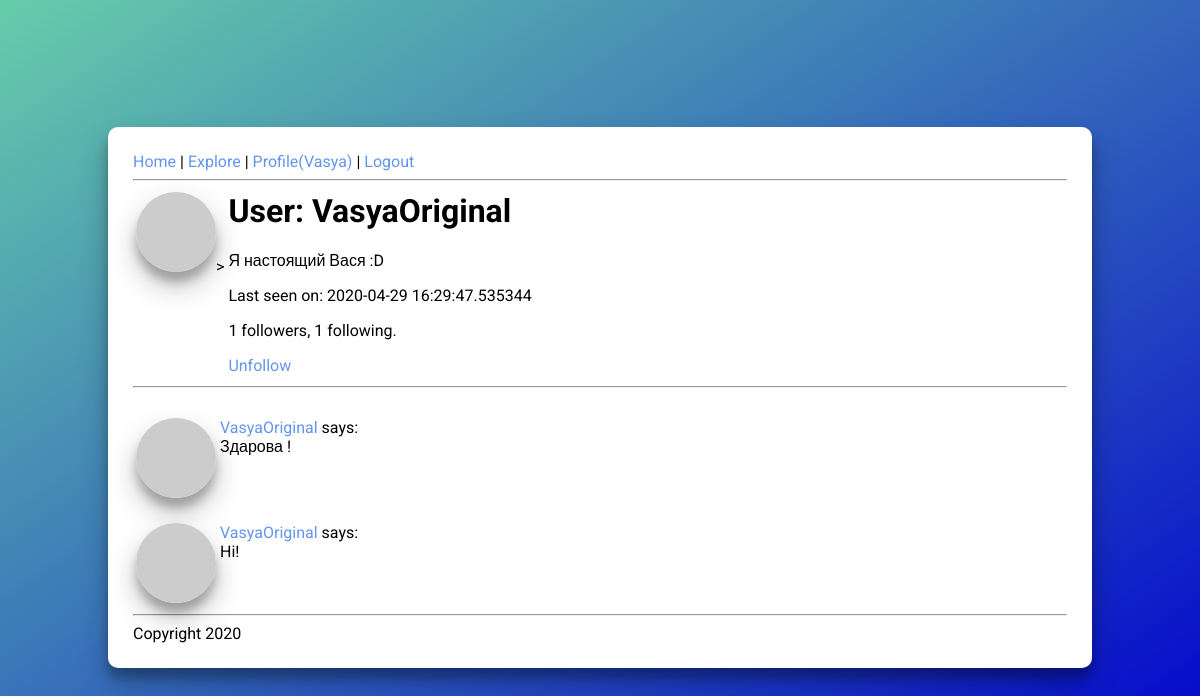
Page /user/VasyaOriginal (signed in) on the committed database.
### app/models.py (models this page shows, shortened)
class User(UserMixin, db.Model):
    id = db.Column(db.Integer, primary_key=True)
    username = db.Column(db.String(64), index=True, unique=True)
    email = db.Column(db.String(120), index=True, unique=True)
    password_hash = db.Column(db.String(128))
    posts = db.relationship('Post', backref='author', lazy='dynamic')
    about_me = db.Column(db.String(140))
    last_seen = db.Column(db.DateTime, default=datetime.utcnow)
    followed = db.relationship(
        'User', secondary=followers,
        primaryjoin=(followers.c.follower_id == id),
        secondaryjoin=(followers.c.followed_id == id),
        backref=db.backref('followers', lazy='dynamic'), lazy='dynamic')
    def avatar(self, size):
            digest = md5(self.email.lower().encode('utf-8')).hexdigest()
            return 'https://www.gravatar.com/avatar/{}?d=identicon&s={}'.format(
                    digest, size)
    def is_following(self, user):
        return self.followed.filter(
            followers.c.followed_id == user.id).count() > 0

class Post(db.Model):
    id = db.Column(db.Integer, primary_key=True)
    body = db.Column(db.String(140))
    timestamp = db.Column(db.DateTime, index=True, default=datetime.utcnow)
    user_id = db.Column(db.Integer, db.ForeignKey('user.id'))

### app/routes.py (the view)
@app.route('/user/<username>')
@login_required
def user(username):
    user = User.query.filter_by(username=username).first_or_404()
    page = request.args.get('page', 1, type=int)
    posts = user.posts.order_by(Post.timestamp.desc()).paginate(
        page, app.config['POSTS_PER_PAGE'], False)
    next_url = url_for('user', username=user.username, page=posts.next_num) \
        if posts.has_next else None
    prev_url = url_for('user', username=user.username, page=posts.prev_num) \
        if posts.has_prev else None
    return render_template('user.html', user=user, posts=posts.items,
                           next_url=next_url, prev_url=prev_url)

### app/models.py (called while the page is built)
@login.user_loader
def load_user(id):
    return User.query.get(int(id))

### app/routes.py (called while the page is built)
@app.before_request
def before_request():
    if current_user.is_authenticated:
        current_user.last_seen = datetime.utcnow()
        db.session.commit()

### app/Templates/user.html (shortened to what this page needs)
﻿{% extends "layout.html" %}
{% block content %}
<table>
    <tr valign="top">
        <td><img class="avatar" src="{{ user.avatar(128) }}">></td>
        <td>
            <h1>User: {{ user.username }}</h1>
            {% if user.about_me %}<p>{{ user.about_me }}</p>{% endif %}
            {% if user.last_seen %}<p>Last seen on: {{ user.last_seen }}</p>{% endif %}
            <p>{{ user.followers.count() }} followers, {{ user.followed.count() }} following.</p>
            {% if user == current_user %}
            <p><a href="{{ url_for('edit_profile') }}">Edit your profile</a></p>
            {% elif not current_user.is_following(user) %}
            <p><a href="{{ url_for('follow', username=user.username) }}">Follow</a></p>
            {% else %}
            <p><a href="{{ url_for('unfollow', username=user.username) }}">Unfollow</a></p>
            {% endif %}
        </td>
    </tr>
</table>
<hr>
    {% for post in posts %}
    {% include '_post.html' %}
{% endfor %}
{% endblock %}

### app/Templates/layout.html (shortened to what this page needs)
<html>
<head>
    <link rel="stylesheet" href="{{ url_for('static', filename='css/main.css') }}">
</head>
<body>
    <div class="main">
        <div class="header">
            <a href="{{ url_for('index') }}">Home</a> |
            <a href="{{ url_for('explore') }}">Explore</a> |
            {% if current_user.is_anonymous %}
            <a href="{{ url_for('login') }}">Login</a> |
            {% else %}
            <a href="{{ url_for('user', username=current_user.username) }}">Profile({{current_user.username}})</a> |
            <a href="{{ url_for('logout') }}">Logout</a>
            {% endif %}
        </div>
        <hr>
        {% block content %}{% endblock %}
        <hr>
        <div>Copyright 2020</div>
    </div>
</body>
</html>

### app/Templates/_post.html
﻿<table>
    <tr valign="top">
        <td><img class="avatar" src="{{ post.author.avatar(36) }}"></td>
        <td>
            <a href="{{ url_for('user', username=post.author.username) }}">
                {{ post.author.username }}
            </a>
            says:<br>{{ post.body }}
        </td>
    </tr>
</table>

### app/Static/css/main.css (style rules this page uses)
body { background: linear-gradient(to bottom right, mediumaquamarine, mediumblue); padding: 100px; box-shadow: black, 100px; font-family: "Roboto", sans-serif; }
.main { background-color: white; border-radius: 10px; padding: 25px; box-shadow: 0 14px 28px rgba(0,0,0,0.25), 0 10px 10px rgba(0,0,0,0.22); }
a { color: cornflowerblue; text-decoration: none; }
.avatar { border-radius: 50%; box-shadow: 0 14px 28px rgba(0,0,0,0.25), 0 10px 10px rgba(0,0,0,0.22); transition: .15s ease-out; }

### rows in the picture
User: username "Vasya"
User: username "VasyaOriginal", about_me "Я настоящий Вася :D", last_seen "2020-04-29 16:29:47.535344"
Post: author.username "VasyaOriginal", body "Здарова !"
Post: author.username "VasyaOriginal", body "Hi!"

### other values in the picture
{{ user.followers.count() }} "1"
{{ user.followed.count() }} "1"
